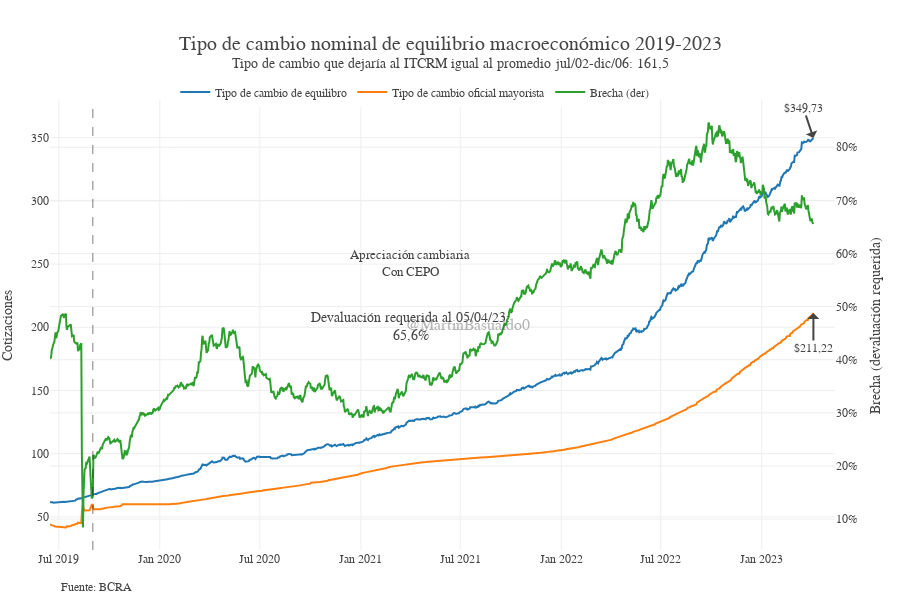

Source (notebook cell):
### Code cell
pbre.plot_brecha(fecha_ini='2019-6-15'
            )

### Figure 1 — Plotly figure (JSON) as saved in the notebook; plotly's stock layout.template omitted (floating-point values rounded to 4 significant figures; data arrays with more than 128 entries replaced by an {"elided": "..."} marker saying what was removed)
{"data": [{"mode": "lines", "name": "Tipo de cambio de equilibro", "type": "scatter", "x": {"elided": "1391 str values"}, "xaxis": "x", "y": {"elided": "1391 float values"}, "yaxis": "y"}, {"mode": "lines", "name": "Tipo de cambio oficial mayorista", "type": "scatter", "x": {"elided": "1391 str values"}, "xaxis": "x", "y": {"elided": "1391 float values"}, "yaxis": "y"}, {"mode": "lines", "name": "Brecha (der)", "type": "scatter", "x": {"elided": "1391 str values"}, "xaxis": "x", "y": {"elided": "1391 float values"}, "yaxis": "y2"}], "layout": {"annotations": [{"align": "left", "arrowhead": 1, "showarrow": true, "text": "$349,73", "x": "2023-04-05T00:00:00", "y": 349.7}, {"align": "left", "arrowhead": 1, "ax": 0, "ay": 35, "showarrow": true, "text": "$211,22", "x": "2023-04-05T00:00:00", "y": 211.2}, {"font": {"family": "georgia", "size": 13}, "showarrow": false, "text": "Apreciación cambiaria<br>Con CEPO", "x": "2021-4-1", "y": 250}, {"font": {"size": 12}, "showarrow": false, "text": "Fuente: BCRA", "x": 0.1, "xanchor": "right", "xref": "paper", "xshift": 0, "y": -0.1, "yanchor": "auto", "yref": "paper", "yshift": 0}, {"font": {"family": "arial", "size": 16}, "opacity": 0.4, "showarrow": false, "text": "@MartinBasualdo0", "x": 0.5, "xref": "paper", "y": 0.5, "yref": "paper"}, {"font": {"family": "georgia", "size": 14}, "showarrow": false, "text": "Devaluación requerida al 05/04/23:<br>65,6%", "x": "2021-4-1", "y": 200}], "font": {"family": "Georgia"}, "height": 600, "legend": {"orientation": "h", "x": 0.15, "xanchor": "left", "y": 1.05, "yanchor": "top"}, "margin": {"b": 50, "l": 50, "r": 15}, "separators": ",.", "shapes": [{"line": {"color": "Black", "dash": "dash", "width": 1}, "opacity": 0.5, "type": "line", "x0": "2019-09-01", "x1": "2019-09-01", "xref": "x", "y0": 0, "y1": 1, "yref": "y domain"}], "title": {"font": {"size": 20}, "text": "Tipo de cambio nominal de equilibrio macroeconómico 2019-2023<br><sup>Tipo de cambio que dejaría al ITCRM igual al promedio jul/02-dic/06: 161,5"}, "width": 900, "xaxis": {"anchor": "y", "domain": [0, 0.94], "showgrid": true}, "yaxis": {"anchor": "x", "domain": [0, 1], "title": {"text": "Cotizaciones"}, "zeroline": false}, "yaxis2": {"anchor": "x", "overlaying": "y", "side": "right", "tickformat": ",.0%", "title": {"text": "Brecha (devaluación requerida)"}}}}
